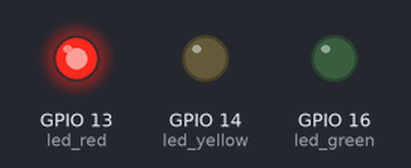
A program run on a simulated ESP32 board running MicroPython. Parts: output pins drawn as LEDs (lit = HIGH).

Above: at 1.5 s.
At 6.7 s:
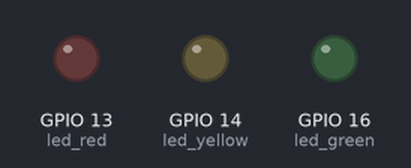
At 11.5 s:
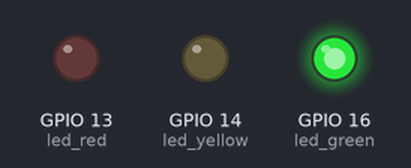
At 18.2 s:
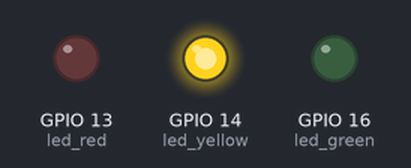
Timing chart, 0 to 19.5 s (numbered marks = the images above):
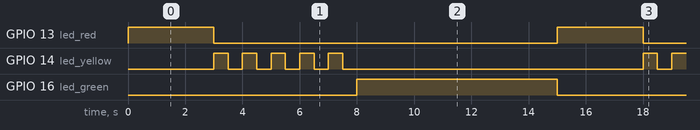

The program:

extra1_change_time.py
```python
from machine import Pin
import time

led_red = Pin(13, Pin.OUT)
led_yellow = Pin(14, Pin.OUT)
led_green = Pin(16, Pin.OUT)

while True:
    led_red.value(1)
    time.sleep(3)                         # 5 → 3 으로
    led_red.value(0)

    for i in range(5):
        led_yellow.value(1)
        time.sleep(0.5)
        led_yellow.value(0)
        time.sleep(0.5)

    led_green.value(1)
    time.sleep(7)                         # 5 → 7 로
    led_green.value(0)
```

Measured:
- by itself, GPIO 13 (led_red): alternates HIGH for 3.0 s and LOW for 12.0 s
- by itself, GPIO 14 (led_yellow): repeats every 15.0 s: 4 × (LOW 0.50 s, HIGH 0.50 s), LOW 10.5 s, HIGH 0.50 s
- by itself, GPIO 16 (led_green): alternates HIGH for 7.0 s and LOW for 8.0 s
